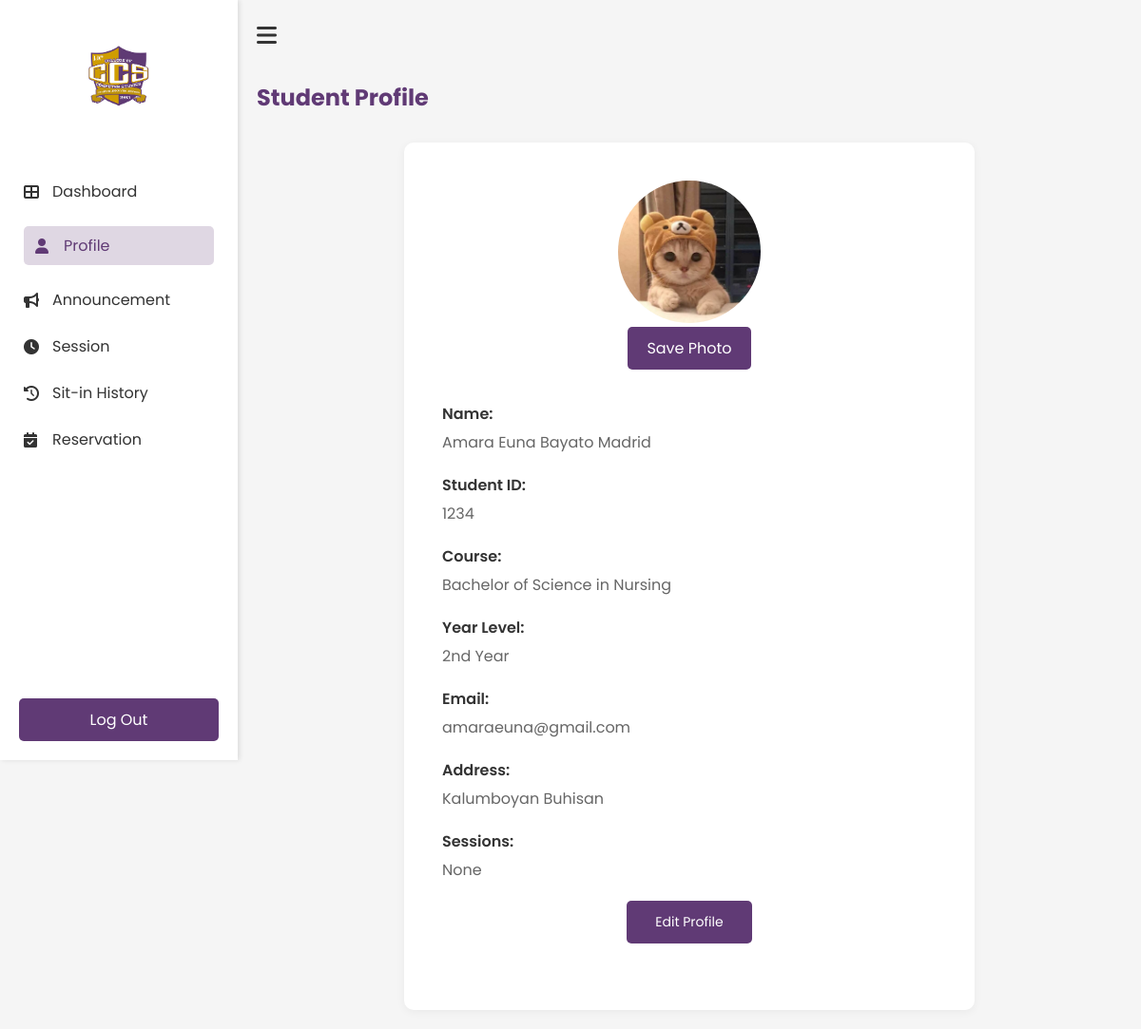
The page /Profile (signed in) on the database its author committed.
### tables this page shows
CREATE TABLE users(
idno integer primary key,
lastname text not null,
firstname text not null,
middlename text,
course text not null,
year_level integer not null,
email text unique not null,
username text unique not null,
password text not null, sessions TEXT DEFAULT NULL, address text, photo text);

### app.py (the view, shortened to what this page needs)
@app.route('/Profile', methods=['GET', 'POST'])
def Profile():
    if 'username' not in session:
        return redirect(url_for('login'))
    user_profile = get_user_profile(session['student_id'])
    print("User profile data:", user_profile)
    return render_template('student/profile.html', user=user_profile)

### templates/student/profile.html (shortened to what this page needs)
<!DOCTYPE html>
<html lang="en">
    <head>
        <link rel="stylesheet" href="{{ url_for('static', filename='student/profile.css') }}">
        <link rel="stylesheet" href="https://cdnjs.cloudflare.com/ajax/libs/font-awesome/6.0.0-beta3/css/all.min.css">
    </head>
    <body>
        <div class="profile-container">
            <nav class="sidebar" id="sidebar">
                <div class="logo-container">
                    <img src="{{ url_for('static', filename='images/ccs.png') }}" alt="ccs logo" class="logo">
                </div>
                <ul class="nav-links">
                    <li><a href="{{ url_for('Dashboard') }}"><i class="fas fa-th-large"></i>Dashboard</a></li>
                    <li><a href="{{ url_for('Profile') }}" class="active"><i class="fas fa-user"></i>Profile</a></li>
                    <li><a href="{{ url_for('Announcement') }}"><i class="fas fa-bullhorn"></i>Announcement</a></li>
                    <li><a href="{{ url_for('Session') }}"><i class="fas fa-clock"></i>Session</a></li>
                    <li><a href="{{ url_for('History') }}"><i class="fas fa-history"></i>Sit-in History</a></li>
                    <li><a href="{{ url_for('Reservation') }}"><i class="fas fa-calendar-check"></i>Reservation</a></li>
                </ul>
                <div class="logout-section">
                    <a href="{{ url_for('logout') }}" class="logout-btn"></i>Log Out</a>
                </div>
            </nav>
            <main class="main-content">
                <div class="top-bar">
                    <button id="sidebar-toggle" class="hamburger-btn"><i class="fas fa-bars"></i></button>
                </div>
                <h1>Student Profile</h1>
                <div class="profile-card">
                    <div class="profile-image">
                        <form action="{{ url_for('save_photo') }}" method="POST" enctype="multipart/form-data" id="photo-form">
                            <div class="profile-image-upload">
                                <img src="{{ url_for('static', filename='uploads/' + (user[9] if user[9] else 'default-profile.png')) }}"
                                     alt="Profile Photo"
                                     class="round-circle"
                                     id="preview-image">
                            </div>
                            <button type="submit" class="save-photo-btn" id="save-photo-btn">Save Photo
                            </button>
                        </form>
                    </div>
                    <div class="profile-info">
                        <div class="info-item">
                            <p class="label">Name: </p>
                            <p class="value">{{ user[2] }} {{ user[3] }} {{ user[1] }}</p>
                        </div>
                        <div class="info-item">
                            <p class="label">Student ID: </p>
                            <p class="value">{{ user[0] }}</p>
                        </div>
                        <div class="info-item">
                            <p class="label">Course:</p>
                            <p class="value">{{ user[4] }}</p>
                        </div>
                        <div class="info-item">
                            <p class="label">Year Level: </p>
                            <p class="value">{{ user[5] }}</p>
                        </div>
                        <div class="info-item">
                            <p class="label">Email: </p>
                            <p class="value">{{ user[6] }}</p>
                        </div>
                        <div class="info-item">
                            <p class="label">Address: </p>
                            <p class="value">{{ user[7] }}</p>
                        </div>
                        <div class="info-item">
                            <p class="label">Sessions: </p>
                            <p class="value">{{ user[8] }}</p>
                        </div>
                        <button class="edit-profile-btn" onclick="openModal()">Edit Profile</button>
                    </div>
                </div>
            </main>
        </div>
    </body>
</html>

### static/student/profile.css (style rules this page uses)
* { margin: 0; padding: 0; box-sizing: border-box; font-family: 'Poppins', sans-serif; }
body { background-color: #f5f5f5; }
.main-content { padding: 30px; }
.main-content h1 { color: #603A75; margin-bottom: 30px; font-size: 24px; }
.profile-card { background: white; border-radius: 10px; padding: 40px; box-shadow: 0 2px 10px rgba(0, 0, 0, 0.05); max-width: 600px; margin: 0 auto; }
.profile-image { text-align: center; margin-bottom: 30px; }
.profile-image-upload { position: relative; width: 150px; height: 150px; margin: 0 auto; }
.round-circle { width: 100%; height: 100%; border-radius: 50%; object-fit: cover; }
.save-photo-btn { margin-top: 15px; padding: 8px 20px; background-color: var(--button-color); color: white; border: none; border-radius: 5px; cursor: pointer; transition: background-color 0.3s; display: flex; align-items: center; gap: 8px; }
.profile-info { margin-bottom: 30px; }
.info-item { margin-bottom: 20px; }
.info-item .label { font-weight: 600; color: #333; margin-bottom: 5px; }
.info-item .value { color: #666; }
.edit-profile-btn { background-color: #603A75; color: white; border: none; padding: 12px 30px; border-radius: 5px; cursor: pointer; font-size: 14px; display: block; margin: 0 auto; transition: background-color 0.3s; }
.sidebar { width: 250px; height: 100vh; position: fixed; left: 0; top: 0; background-color: white; padding: 20px 0; transition: all 0.3s ease; box-shadow: 2px 0 5px rgba(0, 0, 0, 0.1); z-index: 1000; }
.main-content { margin-left: 250px; transition: all 0.3s ease; width: calc(100% - 250px); padding: 20px; }
.logo-container { text-align: center; padding: 20px 0; }
.logo { width: 80px; height: auto; }
.nav-links { list-style: none; padding: 0; margin-top: 30px; }
.nav-links li { padding: 12px 25px; }
.nav-links li a { color: #333; text-decoration: none; display: flex; align-items: center; transition: 0.3s; }
.nav-links li a:hover, .nav-links li a.active { padding: 8px 12px; border-radius: 5px; color: #603A75; background-color: rgba(96, 58, 117, 0.2); }
.nav-links li a i { margin-right: 10px; width: 20px; }
.nav-links li a:hover, .nav-links li a.active { color: #603A75; }
.logout-section { position: absolute; bottom: 20px; width: 100%; padding: 0 20px; }
.logout-btn { display: block; width: 100%; padding: 10px; background-color: #603A75; color: white; text-align: center; text-decoration: none; border-radius: 5px; transition: 0.3s; }
.main-content { flex: 1; padding: 20px; transition: all 0.3s ease; }
.top-bar { display: flex; align-items: center; margin-bottom: 30px; }
.hamburger-btn { background: none; border: none; font-size: 24px; cursor: pointer; margin-right: 15px; color: #333; }
button[type="submit"] { background-color: #603A75; border: none; color: white; padding: 10px 20px; text-align: center; text-decoration: none; display: inline-block; font-size: 16px; margin: 4px 2px; cursor: pointer; border-radius: 5px; }

### rows shown on the page
users: photo (picture), firstname "Amara Euna", middlename "Bayato", lastname "Madrid", idno "1234", course "Bachelor of Science in Nursing", year_level "2nd Year", email "amaraeuna@gmail.com", address "Kalumboyan Buhisan"

### other values the page prints
{{ user[8] }} "None"
